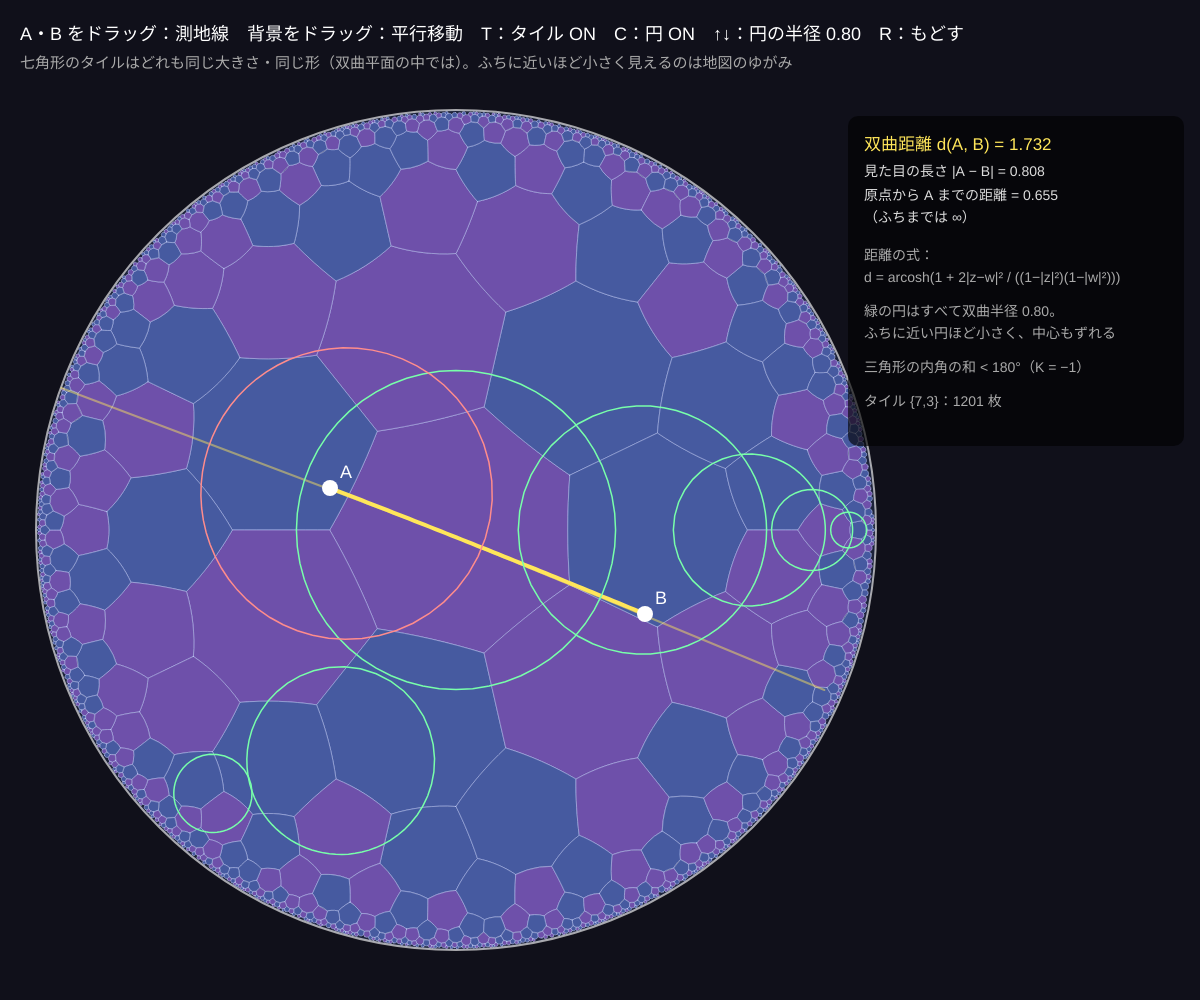
Frame 1 (no input)
Frame 60 (no input): identical to frame 1, image omitted
Frame 120 (the mouse pressed at the canvas centre since frame 60): identical to frame 1, image omitted

The p5.js sketch that drew this single still picture (run headless with seeded random() and noise() and a simulated clock; from frame 60 on, the mouse is pressed at the canvas centre):

// p5.js sketch
// ── sketch.js
// ============================================
// 09 双曲平面（ポアンカレ円板）
// ガウス曲率がどこでも −1 の「双曲平面」を円板の中に描いた地図。円板のふちは無限に遠い
//   測地線（まっすぐな線）= ふちと直角に交わる円弧。タイルはすべて同じ大きさの正七角形（{7,3}：各頂点に 3 枚）
// 点 A・B をドラッグ = 測地線と距離 / 背景をドラッグ = 平面を平行移動（メビウス変換）/ T = タイル / C = 同じ半径の円 / ↑↓ = 円の半径 / R = もどす
// ============================================

let A = [-0.3, 0.1], B = [0.45, -0.2];   // 2 点（円板の中の座標、|z| < 1）
let showTiles = true, showCircles = true;
let rho = 0.8;                 // ★ 円の双曲半径
let polys = [];                // タイル（頂点の列）
let M = { a: [1, 0], b: [0, 0] };   // いまのメビウス変換 z → (a z + b) / (b̄ z + ā)
let drag = null, last = null;
let P = 7, Q = 3;              // ★ {p, q} タイル：正 p 角形が各頂点に q 枚（1/p + 1/q < 1/2 なら双曲）
let RD;                        // 円板の半径（px）

function setup() {
  createCanvas(windowWidth, windowHeight);
  RD = min(width * 0.36, height * 0.42);
  makeTiling();
}

// ---- 複素数の計算 ----
function cmul(a, b) { return [a[0] * b[0] - a[1] * b[1], a[0] * b[1] + a[1] * b[0]]; }
function cdiv(a, b) { let d = b[0] * b[0] + b[1] * b[1]; return [(a[0] * b[0] + a[1] * b[1]) / d, (a[1] * b[0] - a[0] * b[1]) / d]; }
function cadd(a, b) { return [a[0] + b[0], a[1] + b[1]]; }
function conj(a) { return [a[0], -a[1]]; }
function cabs2(a) { return a[0] * a[0] + a[1] * a[1]; }
function mob(m, z) { return cdiv(cadd(cmul(m.a, z), m.b), cadd(cmul(conj(m.b), z), conj(m.a))); }
function compose(m1, m2) {   // m1 ∘ m2
  let a = cadd(cmul(m1.a, m2.a), cmul(m1.b, conj(m2.b))), b = cadd(cmul(m1.a, m2.b), cmul(m1.b, conj(m2.a)));
  let s = Math.sqrt(cabs2(a) - cabs2(b));
  return { a: [a[0] / s, a[1] / s], b: [b[0] / s, b[1] / s] };
}
// ★ 双曲距離 d(z, w) = arcosh(1 + 2|z − w|² / ((1 − |z|²)(1 − |w|²)))
function hdist(z, w) { return Math.acosh(1 + (2 * cabs2([z[0] - w[0], z[1] - w[1]])) / ((1 - cabs2(z)) * (1 - cabs2(w)))); }

// 円 (中心 c, 半径 r) での反転（双曲平面の「鏡映」）
function invert(z, c, r) { let d = [z[0] - c[0], z[1] - c[1]], k = (r * r) / cabs2(d); return [c[0] + d[0] * k, c[1] + d[1] * k]; }
// 2 点を通る測地線の円（ふちと直角）。原点を通る直線なら null
function geoCircle(p, q) {
  let cr = p[0] * q[1] - p[1] * q[0];
  if (Math.abs(cr) < 1e-9) return null;
  // 中心 c は c·p = (1 + |p|²)/2、c·q = (1 + |q|²)/2 を満たす
  let a = (1 + cabs2(p)) / 2, b = (1 + cabs2(q)) / 2;
  let c = [(a * q[1] - b * p[1]) / cr, (b * p[0] - a * q[0]) / cr];
  return { c, r: Math.sqrt(cabs2(c) - 1) };
}
// p から q への測地線の弧を n 個の点で
function geoArc(p, q, n) {
  let g = geoCircle(p, q), out = [];
  if (!g) { for (let i = 0; i <= n; i++) out.push([p[0] + ((q[0] - p[0]) * i) / n, p[1] + ((q[1] - p[1]) * i) / n]); return out; }
  let a0 = Math.atan2(p[1] - g.c[1], p[0] - g.c[0]), a1 = Math.atan2(q[1] - g.c[1], q[0] - g.c[0]);
  let d = a1 - a0; while (d > PI) d -= TWO_PI; while (d < -PI) d += TWO_PI;
  for (let i = 0; i <= n; i++) out.push([g.c[0] + g.r * Math.cos(a0 + (d * i) / n), g.c[1] + g.r * Math.sin(a0 + (d * i) / n)]);
  return out;
}

// ★ {P, Q} タイルを、中心の正 P 角形から辺での鏡映をくり返してつくる
function makeTiling() {
  // 中心の多角形の頂点までの距離：双曲の直角三角形の公式 cosh R = cot(π/P) cot(π/Q)
  let ch = 1 / (Math.tan(PI / P) * Math.tan(PI / Q));               // cosh(頂点までの双曲距離)
  let r0 = Math.sqrt((ch - 1) / (ch + 1));                          // tanh(d/2)
  let first = [];
  for (let i = 0; i < P; i++) first.push([r0 * Math.cos((TWO_PI * i) / P + PI / P), r0 * Math.sin((TWO_PI * i) / P + PI / P)]);
  polys = [first];
  let seen = new Set([key0(first)]), queue = [first];
  while (queue.length && polys.length < 1200) {
    let poly = queue.shift();
    for (let i = 0; i < P; i++) {
      let p = poly[i], q = poly[(i + 1) % P], g = geoCircle(p, q);
      let img = poly.map((z) => (g ? invert(z, g.c, g.r) : reflectLine(z, p, q)));
      let c = center(img);
      if (cabs2(c) > 0.995 * 0.995) continue;
      let k = key0(img);
      if (!seen.has(k)) { seen.add(k); polys.push(img); queue.push(img); }
    }
  }
}
function reflectLine(z, p, q) { let d = [q[0] - p[0], q[1] - p[1]], l = cabs2(d), t = ((z[0] - p[0]) * d[0] + (z[1] - p[1]) * d[1]) / l; let f = [p[0] + d[0] * t, p[1] + d[1] * t]; return [2 * f[0] - z[0], 2 * f[1] - z[1]]; }
function center(poly) { let s = [0, 0]; for (let z of poly) { s[0] += z[0]; s[1] += z[1]; } return [s[0] / poly.length, s[1] / poly.length]; }
function key0(poly) { let c = center(poly); return Math.round(c[0] * 2000) + ',' + Math.round(c[1] * 2000); }

function scr(z) { return [width * 0.38 + z[0] * RD, height * 0.53 - z[1] * RD]; }
function unscr(x, y) { return [(x - width * 0.38) / RD, -(y - height * 0.53) / RD]; }

function draw() {
  background(16, 16, 26);
  let [cx, cy] = scr([0, 0]);
  noStroke(); fill(28, 34, 58); circle(cx, cy, 2 * RD);
  if (showTiles) {
    for (let k = 0; k < polys.length; k++) {
      let poly = polys[k].map((z) => mob(M, z));
      let c = center(poly);
      let size = Math.abs(poly[0][0] - c[0]) + Math.abs(poly[0][1] - c[1]);
      if (size * RD < 1.5) continue;                                // 小さすぎるタイルは省略
      let n = size * RD > 30 ? 8 : size * RD > 8 ? 3 : 1;          // 大きいタイルほど弧を細かく
      fill(k % 2 ? [70, 90, 160] : [110, 80, 170]); stroke(200, 210, 255, 120); strokeWeight(1);
      beginShape();
      for (let i = 0; i < P; i++) for (let z of geoArc(poly[i], poly[(i + 1) % P], n).slice(0, -1)) { let s = scr(z); vertex(s[0], s[1]); }
      endShape(CLOSE);
    }
  }
  noFill(); stroke(255, 160); strokeWeight(2); circle(cx, cy, 2 * RD);
  // A と B を通る測地線（ふちからふちまで）と、A から B への線分
  let g = geoCircle(A, B);
  stroke(255, 230, 90, 120); strokeWeight(2);
  if (g) {
    // 円板の中にある部分だけ
    beginShape(); noFill();
    for (let i = 0; i <= 200; i++) { let a = (i / 200) * TWO_PI, z = [g.c[0] + g.r * Math.cos(a), g.c[1] + g.r * Math.sin(a)]; if (cabs2(z) < 1) { let s = scr(z); vertex(s[0], s[1]); } else { endShape(); beginShape(); } }
    endShape();
  } else { let d = [B[0] - A[0], B[1] - A[1]], l = Math.sqrt(cabs2(d)), s1 = scr([d[0] / l, d[1] / l]), s2 = scr([-d[0] / l, -d[1] / l]); line(s1[0], s1[1], s2[0], s2[1]); }
  stroke(255, 230, 90); strokeWeight(4); noFill();
  beginShape(); for (let z of geoArc(A, B, 60)) { let s = scr(z); vertex(s[0], s[1]); } endShape();
  // 同じ双曲半径の円（ユークリッドでは、ふちに近いほど小さく見える）
  if (showCircles) {
    let centers = [[0, 0], [0.5, 0], [0.75, 0], [0.88, 0], [0.95, 0], [-0.3, -0.6], [-0.6, -0.65]];
    for (let c of centers) hcircle(c, [120, 255, 170]);
    hcircle(A, [255, 140, 140]);
  }
  for (let [z, nm] of [[A, 'A'], [B, 'B']]) { let s = scr(z); noStroke(); fill(255); circle(s[0], s[1], 16); textSize(18); text(nm, s[0] + 10, s[1] - 10); }

  noStroke(); fill(255); textSize(18);
  text('A・B をドラッグ：測地線　背景をドラッグ：平行移動　T：タイル ' + (showTiles ? 'ON' : 'off') + '　C：円 ' + (showCircles ? 'ON' : 'off') + '　↑↓：円の半径 ' + nf(rho, 1, 2) + '　R：もどす', 20, 40);
  fill(170); textSize(15);
  text('七角形のタイルはどれも同じ大きさ・同じ形（双曲平面の中では）。ふちに近いほど小さく見えるのは地図のゆがみ', 20, 68);
  let x = width * 0.72, y = 150;
  fill(0, 0, 0, 160); rect(x - 16, y - 34, width - x, 330, 10);
  fill(255, 230, 90); textSize(17);
  text('双曲距離 d(A, B) = ' + nf(hdist(A, B), 1, 3), x, y);
  fill(220); textSize(14);
  text('見た目の長さ |A − B| = ' + nf(Math.sqrt(cabs2([A[0] - B[0], A[1] - B[1]])), 1, 3), x, y + 26);
  text('原点から A までの距離 = ' + nf(hdist([0, 0], A), 1, 3), x, y + 50);
  text('（ふちまでは ∞）', x, y + 72);
  fill(170);
  text('距離の式：', x, y + 110);
  text('d = arcosh(1 + 2|z−w|² / ((1−|z|²)(1−|w|²)))', x, y + 132);
  text('緑の円はすべて双曲半径 ' + nf(rho, 1, 2) + '。', x, y + 166);
  text('ふちに近い円ほど小さく、中心もずれる', x, y + 188);
  text('三角形の内角の和 < 180°（K = −1）', x, y + 222);
  text('タイル {' + P + ',' + Q + '}：' + polys.length + ' 枚', x, y + 256);
}
// 双曲円：原点の円 |z| = tanh(ρ/2) を c へ平行移動
function hcircle(c, col) {
  let r = Math.tanh(rho / 2), s = Math.sqrt(1 - cabs2(c));
  let T = { a: [1 / s, 0], b: [c[0] / s, c[1] / s] };   // 原点を c へ送るメビウス変換
  noFill(); stroke(...col); strokeWeight(1.5);
  beginShape();
  for (let i = 0; i <= 60; i++) { let a = (i / 60) * TWO_PI, z = mob(T, [r * Math.cos(a), r * Math.sin(a)]), q = scr(z); vertex(q[0], q[1]); }
  endShape();
}

function mousePressed() {
  let z = unscr(mouseX, mouseY);
  drag = null;
  for (let [p, nm] of [[A, 'A'], [B, 'B']]) { let s = scr(p); if (dist(mouseX, mouseY, s[0], s[1]) < 16) drag = nm; }
  if (!drag && cabs2(z) < 1) drag = 'bg';
  last = z;
}
function mouseDragged() {
  let z = unscr(mouseX, mouseY);
  if (cabs2(z) > 0.985 * 0.985) { let l = Math.sqrt(cabs2(z)); z = [(z[0] / l) * 0.985, (z[1] / l) * 0.985]; }
  if (drag === 'A') A = z;
  if (drag === 'B') B = z;
  if (drag === 'bg' && last) {
    // last を z へ動かすメビウス変換（原点経由）を、今の変換に合成する
    let s1 = Math.sqrt(1 - cabs2(last)), s2 = Math.sqrt(1 - cabs2(z));
    let toO = { a: [1 / s1, 0], b: [-last[0] / s1, -last[1] / s1] }, fromO = { a: [1 / s2, 0], b: [z[0] / s2, z[1] / s2] };
    M = compose(fromO, compose(toO, M));
  }
  last = z;
}
function mouseReleased() { drag = null; }
function keyPressed() {
  if (key === 't' || key === 'T') showTiles = !showTiles;
  if (key === 'c' || key === 'C') showCircles = !showCircles;
  if (key === UP_ARROW) rho = min(3, rho + 0.1);
  if (key === DOWN_ARROW) rho = max(0.1, rho - 0.1);
  if (key === 'r' || key === 'R') { M = { a: [1, 0], b: [0, 0] }; A = [-0.3, 0.1]; B = [0.45, -0.2]; }
}

// ---------- やってみよう ----------
// 1. B をふちに近づける。見た目はあまり動かないのに d(A, B) がどんどん大きくなる
// 2. 背景をドラッグしてタイルを動かす。ふちの小さなタイルが中心に来ると、中心のタイルと同じ大きさになる
// 3. P = 5, Q = 4 や P = 4, Q = 5 に変えると別のタイル。P = 6, Q = 3 だと平面（1/p + 1/q = 1/2）になって作れない
// 4. A, B と 3 つ目の点で三角形を描き、内角の和を測ってみよう（180° より小さい）
